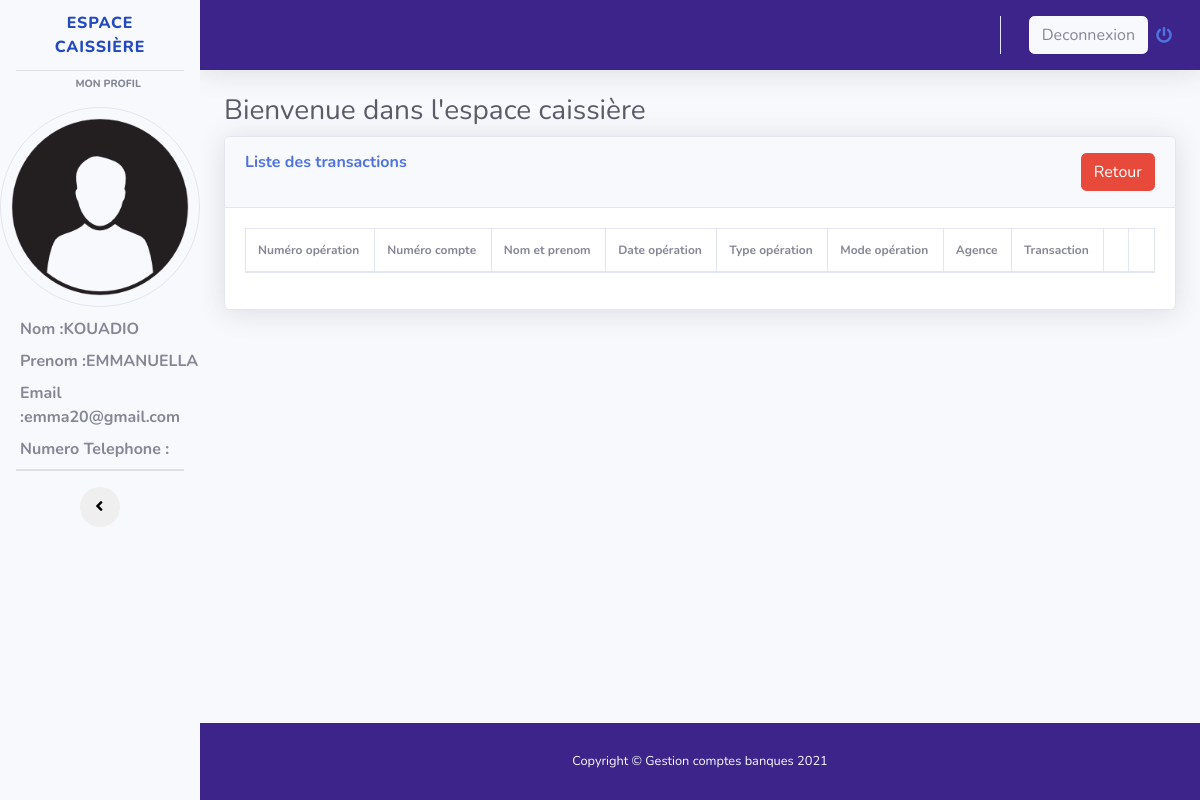
The page /espace_caissiere_liste_transaction.php (signed in) on the database as committed earlier.
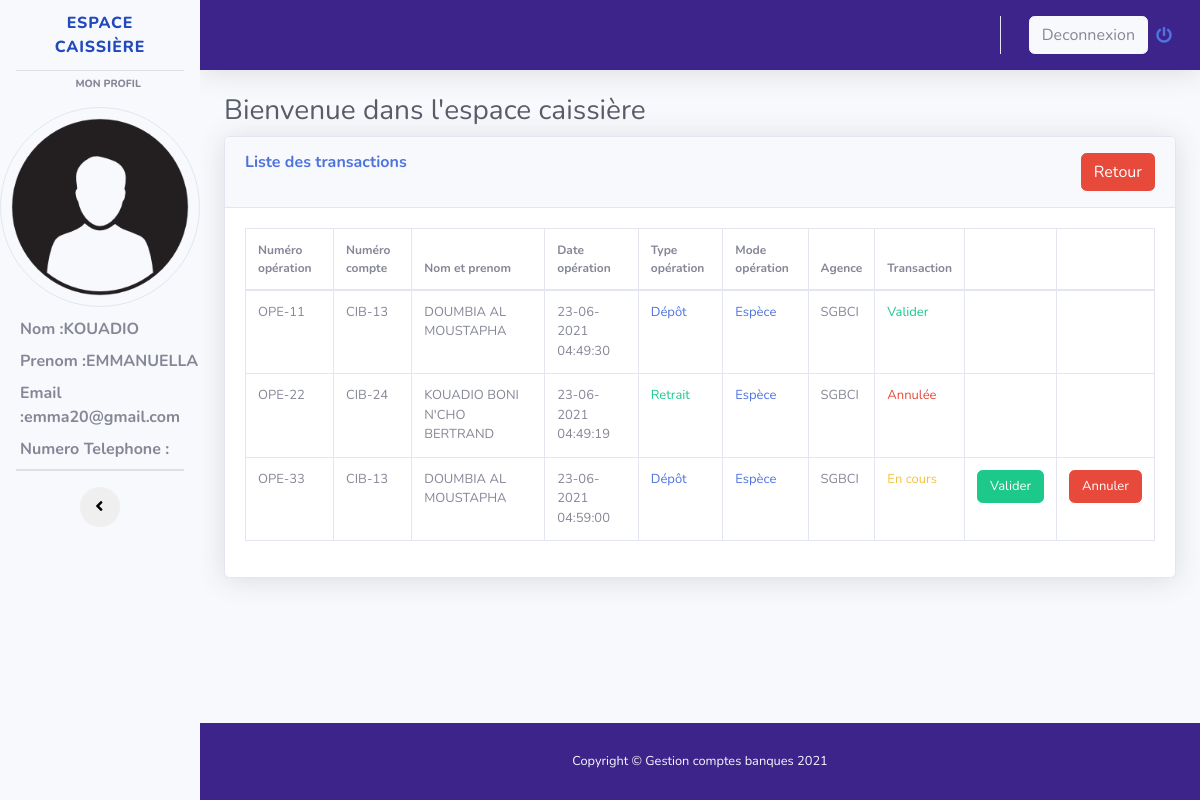
The same page on the database as committed later.
### tables this page shows
CREATE TABLE `caissiere` (
  `idcaisse` int(11) NOT NULL,
  `nomcaisse` varchar(255) NOT NULL,
  `prenomcaisse` varchar(255) NOT NULL,
  `emailcaisse` varchar(255) NOT NULL,
  `passwordcaisse` varchar(255) DEFAULT 'cib2021@',
  `numerocaisse` varchar(255) DEFAULT NULL,
  `archive` int(1) NOT NULL DEFAULT 0
);

CREATE TABLE `operation` (
  `idopteration` int(11) NOT NULL,
  `numerooperation` varchar(255) NOT NULL,
  `dateoperation` varchar(255) NOT NULL,
  `visaoperation` varchar(255) DEFAULT NULL,
  `numerocpte` varchar(255) NOT NULL,
  `idtypeoperation` int(11) NOT NULL,
  `idmodeoperation` int(11) NOT NULL,
  `idagence` int(11) NOT NULL,
  `issueoperation` int(1) NOT NULL DEFAULT 0,
  `montantoperation` int(20) NOT NULL DEFAULT 0
);

CREATE TABLE `compte` (
  `idcompte` int(11) NOT NULL,
  `numerocpte` varchar(255) NOT NULL,
  `visaouverture` varchar(255) DEFAULT NULL,
  `dateouverture` varchar(255) NOT NULL,
  `datefermeture` varchar(255) DEFAULT NULL,
  `visafermeture` varchar(255) DEFAULT NULL,
  `obscpte` varchar(255) NOT NULL,
  `soldecpte` double NOT NULL DEFAULT 0,
  `idclient` int(11) NOT NULL,
  `archive` int(1) NOT NULL DEFAULT 0
);

CREATE TABLE `client` (
  `idclient` int(11) NOT NULL,
  `cni` varchar(255) DEFAULT NULL,
  `nomclient` varchar(255) NOT NULL,
  `prenomclient` varchar(255) NOT NULL,
  `datenaissance` date NOT NULL,
  `profession` varchar(255) NOT NULL,
  `telephone` varchar(255) NOT NULL,
  `email` varchar(255) DEFAULT NULL,
  `lienphoto` varchar(255) DEFAULT NULL,
  `liensignature` varchar(255) DEFAULT NULL,
  `archive` int(1) NOT NULL DEFAULT 0,
  `idsexe` int(1) NOT NULL DEFAULT 1
);

CREATE TABLE `typecompte` (
  `idtypeoperation` int(11) NOT NULL,
  `libtypeoperation` varchar(255) NOT NULL
);

CREATE TABLE `modeoperation` (
  `idmodeoperation` int(11) NOT NULL,
  `libmodeoperation` varchar(255) NOT NULL
);

CREATE TABLE `agence` (
  `idagence` int(11) NOT NULL,
  `libagence` varchar(255) NOT NULL,
  `localisationagence` varchar(255) NOT NULL,
  `contactagence` varchar(255) NOT NULL
);

### espace_caissiere_liste_transaction.php (the view, shortened to what this page needs)
<?php
$bd = bd();
?>
<!DOCTYPE html>
<html lang="en">
<head>
  <link href="vendor/fontawesome-free/css/all.min.css" rel="stylesheet" type="text/css">
  <link rel="stylesheet" href="//maxcdn.bootstrapcdn.com/font-awesome/4.7.0/css/font-awesome.min.css" />
  <link href="css/sb-admin-2.min.css" rel="stylesheet">
  <link href="vendor/datatables/dataTables.bootstrap4.min.css" rel="stylesheet">
</head>
<body id="page-top">
<div id="wrapper" class="bg-dark">
    <ul class="navbar-nav bg-light sidebar sidebar-white accordion" id="accordionSidebar">
      <a class="sidebar-brand d-flex align-items-center justify-content-center" href="#">
        <div class="sidebar-brand-icon rotate-n-15">
        </div>
        <div class="sidebar-brand-text mx-3">ESPACE CAISSIÈRE</div>
      </a>
      <hr class="sidebar-divider my-0">
      <div class="sidebar-heading" style="margin:5px auto;">
        Mon profil
      </div>
      <?php
        $requete = $bd->prepare("SELECT * FROM caissiere WHERE emailcaisse = ? ");
        $requete->execute(array($_SESSION['mail']));
        while($donne = $requete->fetch()){
      ?>
      <img src="image/user.png" class="rounded-circle border" alt="image" style="height: 200px; width:200px; margin:10px auto;"/>
      <label style="margin-left: 20px; font-weight:bold;">
          Nom :<?php echo $donne['nomcaisse']; ?>
      </label>
      <label style="margin-left: 20px; font-weight:bold">
          Prenom :<?php echo $donne['prenomcaisse']; ?>
      </label>
      <label style="margin-left: 20px; font-weight:bold">
          Email :<?php echo $donne['emailcaisse']; ?>
      </label>
      <label style="margin-left: 20px; font-weight:bold">
          Numero Telephone :<br> <?php echo $donne['numerocaisse']; ?>
      </label>
      <?php
        }
      ?>
      <hr class="sidebar-divider my-0">
      <hr class="sidebar-divider">
      <div class="text-center d-none d-md-inline">
        <button class="rounded-circle border-0" id="sidebarToggle"></button>
      </div>
    </ul>
    <div id="content-wrapper" class="d-flex flex-column">
      <div id="content">
        <nav class="navbar navbar-expand text-light topbar mb-4 static-top shadow" style="background:rgb(60,36,139);">
          <ul class="navbar-nav ml-auto">
            <li class="nav-item dropdown no-arrow">
              <a class="nav-link dropdown-toggle" href="#" id="userDropdown" role="button" data-toggle="dropdown" aria-haspopup="true" aria-expanded="false">
                <span class="mr-2 d-none d-lg-inline text-gray-600 small btn btn-light">Deconnexion</span>
                <i class="fas fa-power-off"></i>
              </a>
            </li>
          </ul>
        </nav>
        <div class="container-fluid">
          <h1 class="h3 mb-2 text-gray-800">Bienvenue dans l'espace caissière </h1>
          <div class="card shadow mb-4">
            <div class="card-header py-3">
              <h6 class="m-0 font-weight-bold text-primary">Liste des transactions <a href="espace_caissiere_home.php" class="btn btn-danger text-white" style="float:right;">Retour </a></h6>
            </div>
            <div class="card-body">
              <div class="table-responsive">
                <table class="table table-bordered" id="dataTable" width="100%" cellspacing="0">
                <?php
                    $requete = $bd->prepare("SELECT * FROM operation LEFT JOIN compte ON operation.numerocpte = compte.numerocpte LEFT JOIN client ON client.idclient = compte.idclient LEFT JOIN agence ON operation.idagence = agence.idagence LEFT JOIN modeoperation ON operation.idmodeoperation  = modeoperation.idmodeoperation  LEFT JOIN typecompte ON typecompte.idtypeoperation = operation.idtypeoperation LEFT JOIN sexe ON sexe.idsexe = client.idsexe WHERE compte.archive = 0");
                    $requete->execute();
                  ?>
                  <thead>
                    <tr>
                      <th style="font-size:12px;">Numéro opération</th>
                      <th style="font-size:12px;">Numéro compte</th>
                      <th style="font-size:12px;">Nom et prenom</th>
                      <th style="font-size:12px;">Date opération</th>
                      <th style="font-size:12px;">Type opération</th>
                      <th style="font-size:12px;">Mode opération</th>
                      <th style="font-size:12px;">Agence</th>
                      <th style="font-size:12px;">Transaction</th>
                      <th></th>
                      <th></th>
                    </tr>
                  </thead>
                  <tbody>
                    <?php
                    while($donne = $requete->fetch() ){ ?>
                    <tr>
                      <td style="font-size:13px;"><?php echo $donne['numerooperation'].''.$donne['idopteration']; ?></td>
                      <td style="font-size:13px;"><?php echo $donne['numerocpte'].''.$donne['idcompte'];?></td>
                      <td style="font-size:13px;"><?php echo $donne['nomclient'].' '.$donne['prenomclient'];?></td>
                      <td style="font-size:13px;"><?php echo $donne['dateoperation'];?></td>
                      <?php if($donne['libtypeoperation'] == "Dépôt"){?>
                      <td style="font-size:13px;" class="text-primary"><?php echo $donne['libtypeoperation'];?></td>
                      <?php }else{?>
                        <td style="font-size:13px;" class="text-success"><?php echo $donne['libtypeoperation'];?></td>
                      <?php }?>
                      <?php if($donne['libmodeoperation'] == "Espèce"){?>
                      <td style="font-size:13px;" class="text-primary"><?php echo $donne['libmodeoperation'];?></td>
                      <?php }else{?>
                        <td style="font-size:13px;" class="text-success"><?php echo $donne['libmodeoperation'];?></td>
                      <?php }?>
                      <td style="font-size:13px;"><?php echo $donne['libagence'];?></td>
                      <?php if($donne['issueoperation'] == 0){?>
                      <td style="font-size:13px;" class="text-warning">En cours</td>
                      <?php }elseif($donne['issueoperation'] == 1){?>
                        <td style="font-size:13px;" class="text-success">Valider</td>
                      <?php }else{?>
                        <td style="font-size:13px;" class="text-danger">Annulée</td>
                      <?php }?>
                      <?php if($donne['issueoperation'] == 0 ){?>
                        <td><a class="btn btn-success" style="font-size:13px;" href="transaction.php?Id_etu=<?php echo $donne['idopteration'];?>">Valider</a></td>
                      <td><a class="btn btn-danger" style="font-size:13px;" href="annule_transaction.php?Id_etu=<?php echo $donne['idopteration'];?>">Annuler</a></td>
                      <?php }else{?>
                        <td></td>
                        <td></td>
                      <?php }?>
                    </tr>
                    <?php
                    }
                    ?>
                  </tbody>
                </table>
              </div>
            </div>
          </div>
        </div>
      </div>
      <footer class="sticky-footer text-light" style="background:rgb(60,36,139);">
        <div class="container my-auto">
          <div class="copyright text-center my-auto">
            <span>Copyright &copy; Gestion comptes banques 2021</span>
          </div>
        </div>
      </footer>
    </div>
  </div>
</body>
</html>

Rows that differ between the two databases and show on the page:
added operation: numerooperation "OPE-1", idopteration "1", compte.numerocpte "CIB-1", compte.idcompte "3", client.nomclient "DOUMBIA", client.prenomclient "AL MOUSTAPHA", dateoperation "23-06-2021 04:49:30", idtypeoperation.libtypeoperation "Dépôt", idmodeoperation.libmodeoperation "Espèce", idagence.libagence "SGBCI", issueoperation "Valider"
added operation: numerooperation "OPE-2", idopteration "2", compte.numerocpte "CIB-2", compte.idcompte "4", client.nomclient "KOUADIO", client.prenomclient "BONI N'CHO BERTRAND", dateoperation "23-06-2021 04:49:19", idtypeoperation.libtypeoperation "Retrait", idmodeoperation.libmodeoperation "Espèce", idagence.libagence "SGBCI", issueoperation "Annulée"
added operation: numerooperation "OPE-3", idopteration "3", compte.numerocpte "CIB-1", compte.idcompte "3", client.nomclient "DOUMBIA", client.prenomclient "AL MOUSTAPHA", dateoperation "23-06-2021 04:59:00", idtypeoperation.libtypeoperation "Dépôt", idmodeoperation.libmodeoperation "Espèce", idagence.libagence "SGBCI", issueoperation "En cours"
